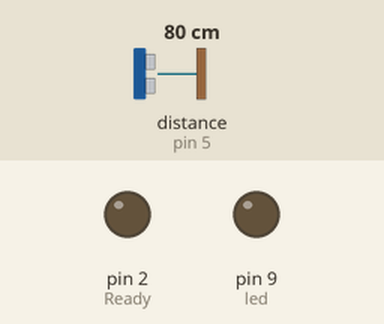
Bench run of a sketch on a simulated Arduino Uno, built with avr-gcc and run on an emulated ATmega328P. On the bench: output pins drawn as LEDs (lit = HIGH). Wiring (inferred from the names in the program): ultrasonic range finder: trigger pin 4; echo pin 5. The inputs (shaded band) are chosen by the test bench; at power-on: distance to the obstacle (sensor on pin 5) 80 cm. The echo pulse lasts 58.3 µs per cm; pins used as bus, display or sensor lines are not drawn.

Above: at 2.3 s.
2.4 s: distance to the obstacle (sensor on pin 5) set to 39 cm
4.5 s: distance to the obstacle (sensor on pin 5) set to 34 cm
At 5.7 s:
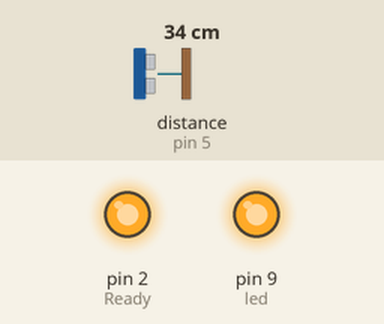
6.6 s: distance to the obstacle (sensor on pin 5) set to 60 cm
At 8.4 s:
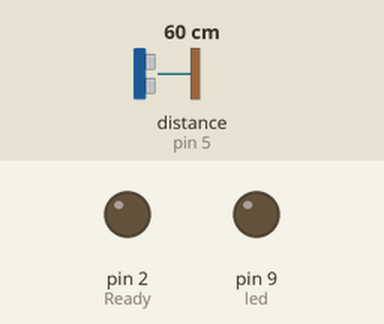
9.1 s: distance to the obstacle (sensor on pin 5) set to 2 cm
At 9.9 s:
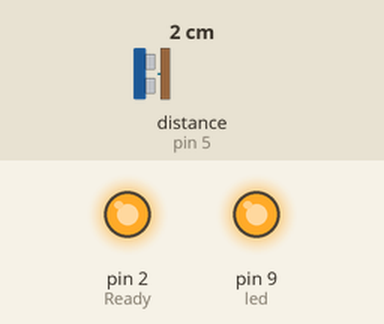
Timing chart, 0 to 12.1 s (numbered marks = the images above; inputs shaded):
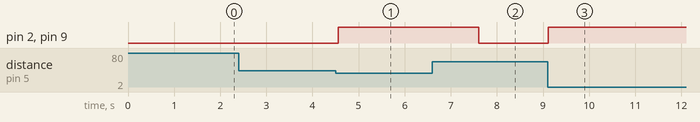

Measured:
- the behaviour switches between 37 and 36 cm on distance to the obstacle (sensor on pin 5) (found by bisection; images 0 and 1)
- after the input at 2.4 s, every drawn part: stays the same
- after the input at 4.5 s, pin 2 (Ready), pin 9 (led): LOW → HIGH after 0.06 s
- after the input at 6.6 s, pin 2 (Ready), pin 9 (led): HIGH → LOW after 1.0 s
- after the input at 9.1 s, pin 2 (Ready), pin 9 (led): LOW → HIGH at once

The sketch:

sketch_jan15a.ino
```cpp
int led = 9;
int trigger = 4;
int echo =5;
int indicator=7;
int Ready=2;
void setup() {
  // put your setup code here, to run once:
pinMode (led, OUTPUT);
pinMode (trigger, OUTPUT);
pinMode (echo, INPUT);
pinMode (Ready, OUTPUT);
// digitalWrite(indicator, HIGH);   // turn the LED on (HIGH is the voltage level)
//  delay(100);              // wait for a second
//  digitalWrite(indicator, LOW);    // turn the LED off by making the voltage LOW
//  delay(100);
//   digitalWrite(indicator, HIGH);   // turn the LED on (HIGH is the voltage level)
//  delay(100);              // wait for a second
//  digitalWrite(indicator, LOW);    // turn the LED off by making the voltage LOW
//  delay(100);
//   digitalWrite(indicator, HIGH);   // turn the LED on (HIGH is the voltage level)
//  delay(100);              // wait for a second
//  digitalWrite(indicator, LOW);    // turn the LED off by making the voltage LOW
//  delay(100);
//   digitalWrite(indicator, HIGH);   // turn the LED on (HIGH is the voltage level)
//  delay(100);              // wait for a second
//  digitalWrite(indicator, LOW);    // turn the LED off by making the voltage LOW
//  delay(100);
//   digitalWrite(indicator, HIGH);   // turn the LED on (HIGH is the voltage level)
//  delay(100);              // wait for a second
//  digitalWrite(indicator, LOW);    // turn the LED off by making the voltage LOW
//  delay(100);
//  digitalWrite(indicator, HIGH);   // turn the LED on (HIGH is the voltage level)
//  delay(100);              // wait for a second
//  digitalWrite(indicator, LOW);    // turn the LED off by making the voltage LOW
//  delay(100);
//   digitalWrite(indicator, HIGH);   // turn the LED on (HIGH is the voltage level)
//  delay(100);              // wait for a second
//  digitalWrite(indicator, LOW);    // turn the LED off by making the voltage LOW
//  delay(100);
//   digitalWrite(indicator, HIGH);   // turn the LED on (HIGH is the voltage level)
//  delay(100);              // wait for a second
//  digitalWrite(indicator, LOW);    // turn the LED off by making the voltage LOW
//  delay(100);
//   digitalWrite(indicator, HIGH);   // turn the LED on (HIGH is the voltage level)
//  delay(100);              // wait for a second
//  digitalWrite(indicator, LOW);    // turn the LED off by making the voltage LOW
//  delay(100);
//   digitalWrite(indicator, HIGH);   // turn the LED on (HIGH is the voltage level)
//  delay(100);              // wait for a second
//  digitalWrite(indicator, LOW);    // turn the LED off by making the voltage LOW
//  delay(100);
//  digitalWrite(indicator, HIGH);   // turn the LED on (HIGH is the voltage level)
//  delay(100);              // wait for a second
//  digitalWrite(indicator, LOW);    // turn the LED off by making the voltage LOW
//  delay(100);
//   digitalWrite(indicator, HIGH);   // turn the LED on (HIGH is the voltage level)
//  delay(100);              // wait for a second
//  digitalWrite(indicator, LOW);    // turn the LED off by making the voltage LOW
//  delay(100);
//   digitalWrite(indicator, HIGH);   // turn the LED on (HIGH is the voltage level)
//  delay(100);              // wait for a second
//  digitalWrite(indicator, LOW);    // turn the LED off by making the voltage LOW
//  delay(100);
//   digitalWrite(indicator, HIGH);   // turn the LED on (HIGH is the voltage level)
//  delay(100);              // wait for a second
//  digitalWrite(indicator, LOW);    // turn the LED off by making the voltage LOW
//  delay(100);
//   digitalWrite(indicator, HIGH);   // turn the LED on (HIGH is the voltage level)
//  delay(100);              // wait for a second
//  digitalWrite(indicator, LOW);    // turn the LED off by making the voltage LOW
//  delay(100);
//  digitalWrite(indicator, HIGH);   // turn the LED on (HIGH is the voltage level)
//  delay(100);              // wait for a second
//  digitalWrite(indicator, LOW);    // turn the LED off by making the voltage LOW
//  delay(100);
//   digitalWrite(indicator, HIGH);   // turn the LED on (HIGH is the voltage level)
//  delay(100);              // wait for a second
//  digitalWrite(indicator, LOW);    // turn the LED off by making the voltage LOW
//  delay(100);
//   digitalWrite(indicator, HIGH);   // turn the LED on (HIGH is the voltage level)
//  delay(100);              // wait for a second
//  digitalWrite(indicator, LOW);    // turn the LED off by making the voltage LOW
//  delay(100);
//   digitalWrite(indicator, HIGH);   // turn the LED on (HIGH is the voltage level)
//  delay(100);              // wait for a second
//  digitalWrite(indicator, LOW);    // turn the LED off by making the voltage LOW
//  delay(100);
//   digitalWrite(indicator, HIGH);   // turn the LED on (HIGH is the voltage level)
//  delay(100);              // wait for a second
//  digitalWrite(indicator, LOW);    // turn the LED off by making the voltage LOW
//  delay(1000);
//   digitalWrite(Ready, HIGH);

}

void loop() {
  // put your main code here, to run repeatedly:
long duration, distance;
digitalWrite(trigger,HIGH);
delayMicroseconds(1000);
digitalWrite(trigger,LOW);
duration=pulseIn(echo, HIGH);
distance=(duration/2)/29.1;
//Serial.print(distance);
//Serial.print("CH");
delay(10);

if(distance<=35)
{
   // delay(500);
    digitalWrite(led, HIGH);
  digitalWrite(Ready, HIGH);
}

if(distance>35)
{
   //
     digitalWrite(led, LOW);
     digitalWrite(Ready, LOW);
     delay(500);
  }

 digitalWrite(indicator, HIGH);   // turn the LED on (HIGH is the voltage level)
  delay(100);              // wait for a second
  digitalWrite(indicator, LOW);    // turn the LED off by making the voltage LOW
  delay(100);
   digitalWrite(indicator, HIGH);   // turn the LED on (HIGH is the voltage level)
  delay(300);              // wait for a second
  digitalWrite(indicator, LOW);    // turn the LED off by making the voltage LOW
  delay(500);


}
```
